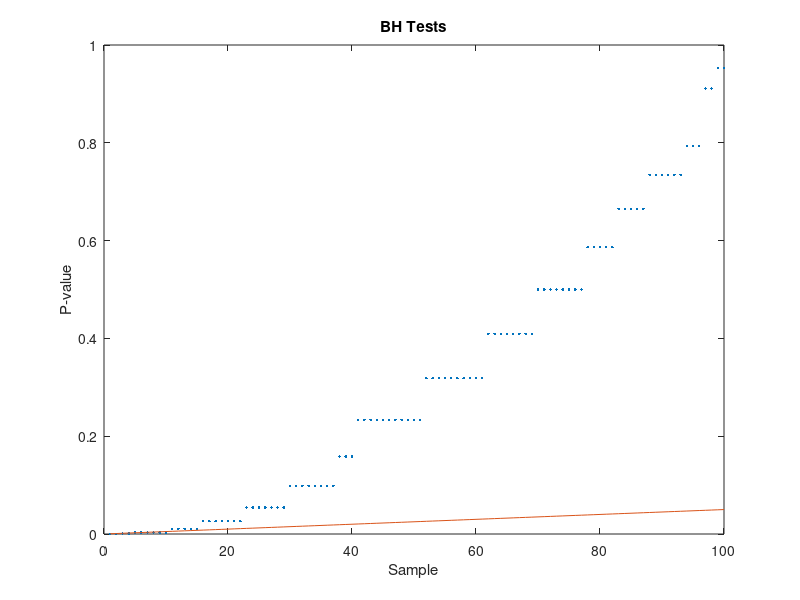

Here is the MATLAB script that generated this plot:
% Comparing alpha and log(1/(1-alpha))
a = (0.01:0.005:0.1);
y = log(1./(1-a));
plot(a); hold on; plot(y); hold off;

% Computing p-values for N independent hypothesis tests
N = 100;
n = 10;
alpha = 0.05;
p_values = zeros(N, 1);
for i = 1:N
    % Testing the following:
    % H0: true_lambda >= lambda0 vs. H1: true_lambda < lambda0 
    true_lambda = 1.7;
    lambda0 = 2;
    X = poissrnd(true_lambda, 1, n);
    T = (mean(X) - lambda0)/(sqrt(mean(X)/n));
    p_value = normcdf(T);
    p_values(i) = p_value;
end

% Single Test
plot(1:N, p_values, '.')
hold on;
plot(1:N, alpha*ones(N, 1))
hold off;
title('Single Tests')
xlabel('Sample')
ylabel('P-value')

% Bonferroni Test
plot(1:N, p_values, '.')
hold on;
plot(1:N, alpha/N*ones(N, 1))
hold off;
title('Bonferroni Tests')
xlabel('Sample')
ylabel('P-value')

% BH Test
[sorted_p_values, ind]= sort(p_values);
plot(1:N, sorted_p_values, '.')
hold on;
plot(1:N, alpha/N*(1:N))
hold off;
title('BH Tests')
xlabel('Sample')
ylabel('P-value')

